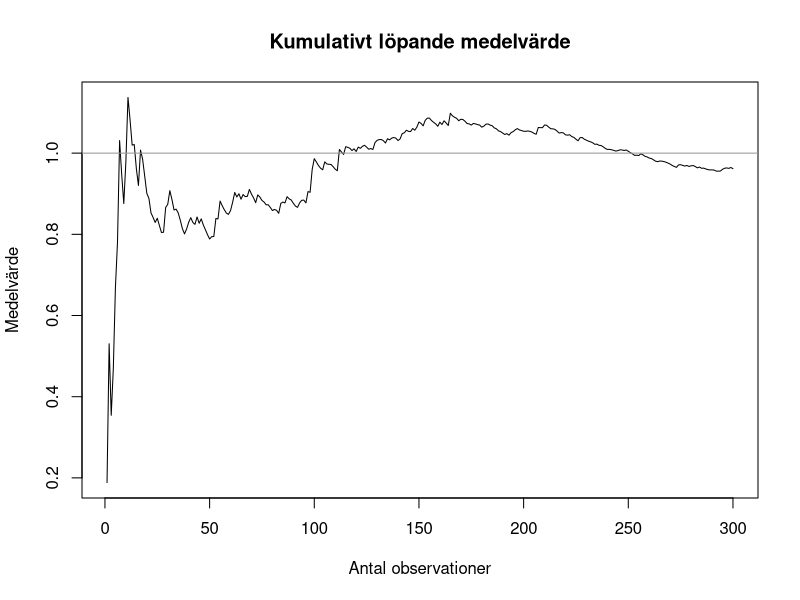
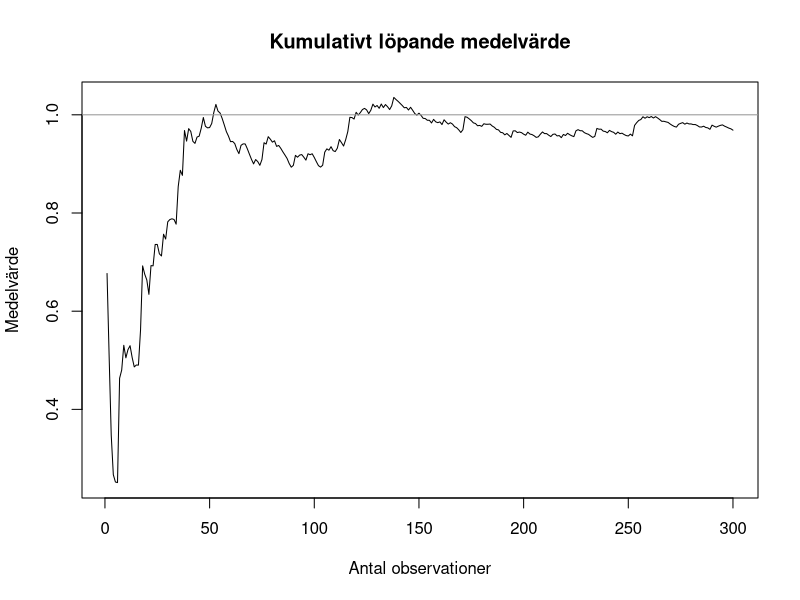
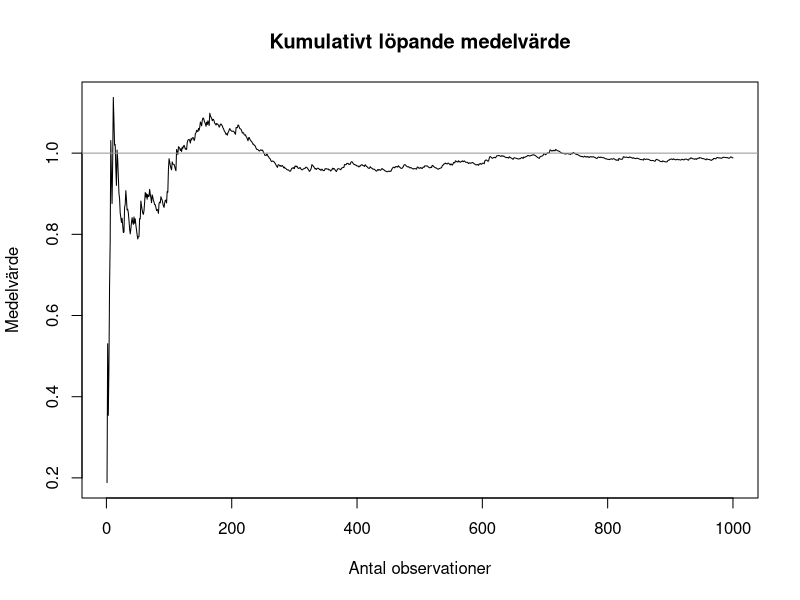
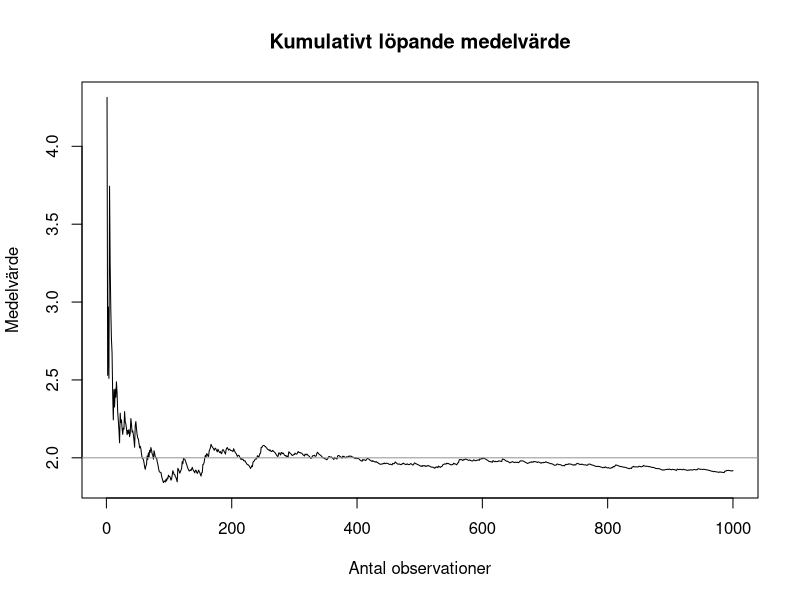
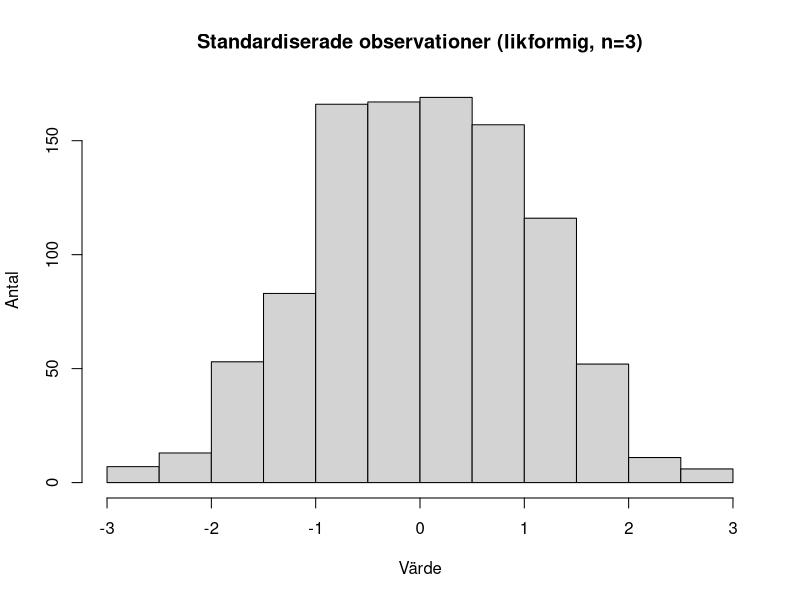
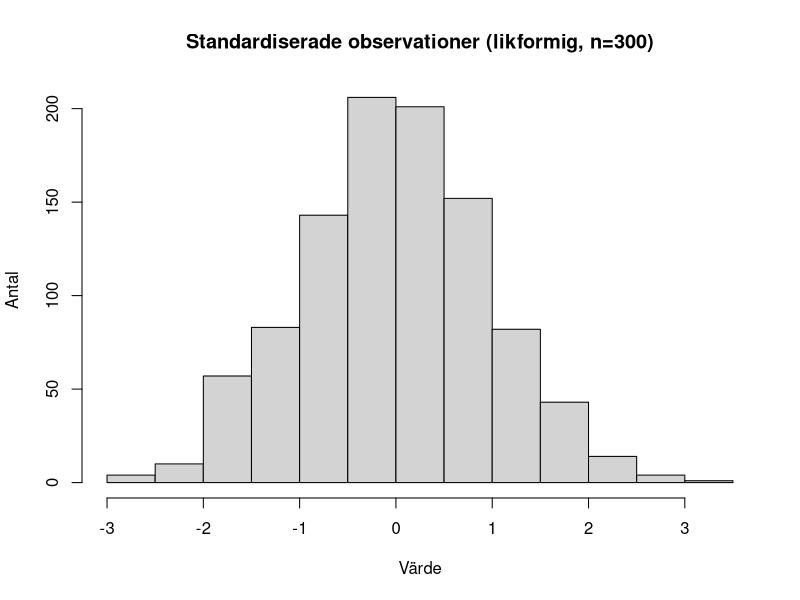
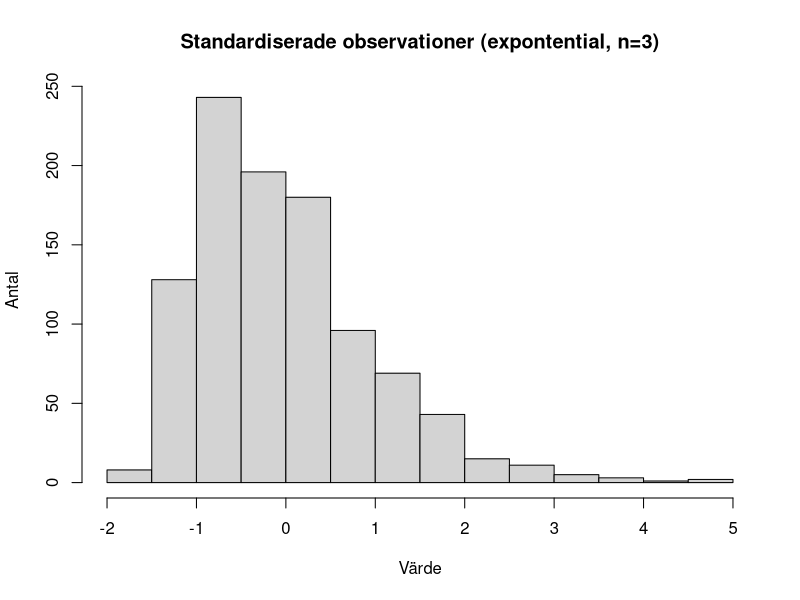
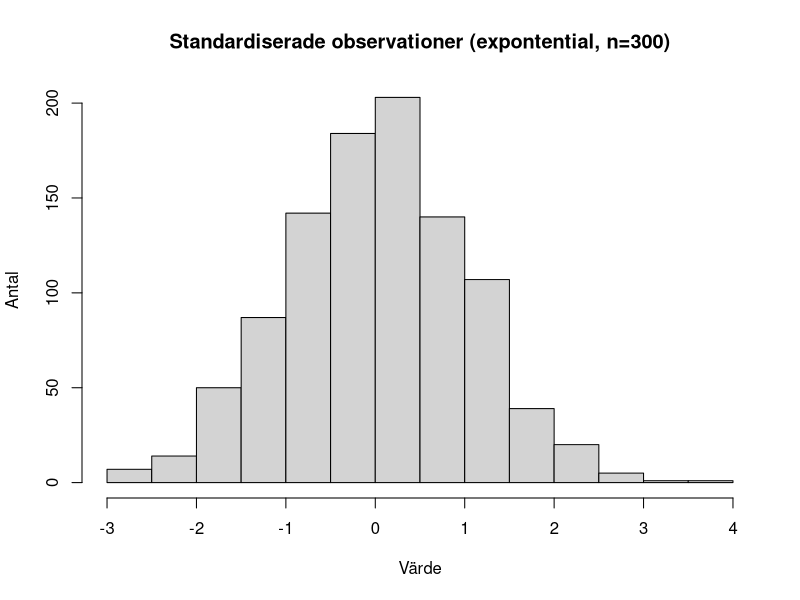

The R source for these figures, in order:
## ---- chunk 1
# Först ger vi ett "frö" (seed) till slumptalsgeneratorn genom funktionen set.seed
# Detta gör att vi får exakt samma slumptal varje gång vi kör koden.
set.seed(19980226) 

m <- 1 # väntevärde
slumptal <- rexp(300, rate = 1/m) # rate = 1 / väntevärde

# lista med kumulativa medelvärden för de första i observationerna
medel <- cumsum(slumptal) / 1:length(slumptal) 

plot_medel <- function(medel, m) {
  plot(medel,
  type = "l", # plotta en linje
  main = "Kumulativt löpande medelvärde",
  ylab = "Medelvärde",
  xlab = "Antal observationer")
  abline(a = m, b = 0, col = "gray60") # Horisontell linje vid väntevärdet m
}

plot_medel(medel, m)
## ---- chunk 2
set.seed(19981207) # annat frö
slumptal2 <- rexp(300, rate = 1/m) # samma m
medel2 <- cumsum(slumptal2) / 1:length(slumptal2)
plot_medel(medel2, m)
## ---- chunk 3
set.seed(19980226) 
slumptal3 <- rexp(1000, rate = 1/m)
medel3 <- cumsum(slumptal3) / 1:length(slumptal3)
plot_medel(medel3, m)
## ---- chunk 4
m2 <- 2
slumptal4 <- rexp(1000, rate = 1/m2)
medel4 <- cumsum(slumptal4) / 1:length(slumptal4)
plot_medel(medel4, m2)
## ---- chunk 5
plot_uniform_sum <- function(n, M) {
  likf_matris <- matrix(runif(n * M), nrow = n, ncol = M)
  summa <- colSums(likf_matris)

  mu <- 1/2       # väntevärdet
  sigma2 <- 1/12  # variansen
  stand <- (summa - n * mu) / sqrt(n * sigma2) # standardisera observationerna
  
  hist(stand,
      main = sprintf("Standardiserade observationer (likformig, n=%d)", n),
      ylab = "Antal",
      xlab = "Värde")
}


plot_exponential_sum <- function(n, M) {
  exp_matris <- matrix(rexp(n * M), nrow = n, ncol = M)
  summa <- colSums(exp_matris)

  mu <- 1       # väntevärdet
  sigma2 <- 1   # variansen
  stand <- (summa - n * mu) / sqrt(n * sigma2) # standardisera observationerna
  
  hist(stand,
      main = sprintf("Standardiserade observationer (expontential, n=%d)", n),
      ylab = "Antal",
      xlab = "Värde")
}
## ---- chunk 6
set.seed(19961111)
plot_uniform_sum(3, 1000)
## ---- chunk 7
set.seed(19990123)
plot_uniform_sum(300, 1000)
## ---- chunk 8
set.seed(20020220)
plot_exponential_sum(3, 1000)
## ---- chunk 9
set.seed(20000706)
plot_exponential_sum(300, 1000)
